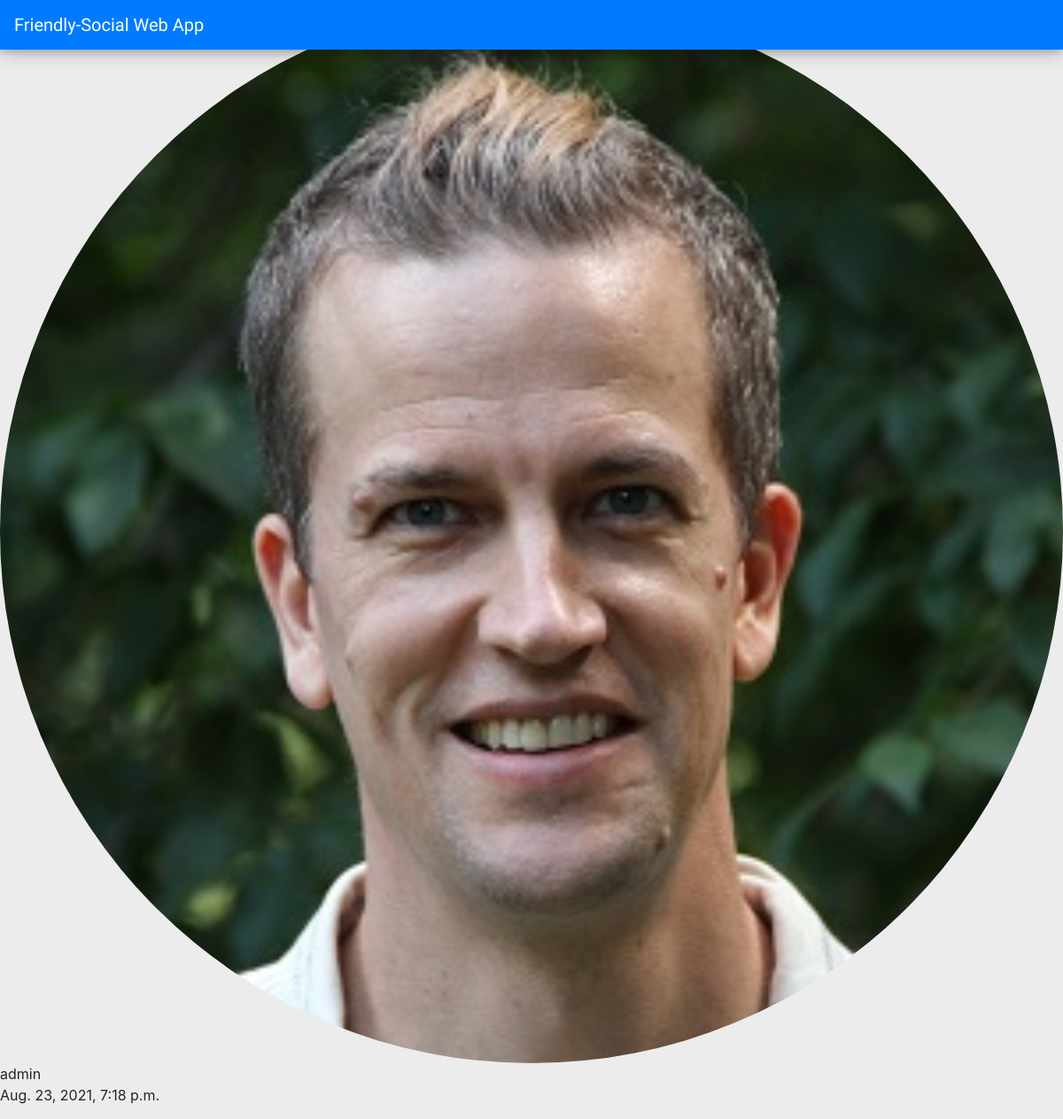
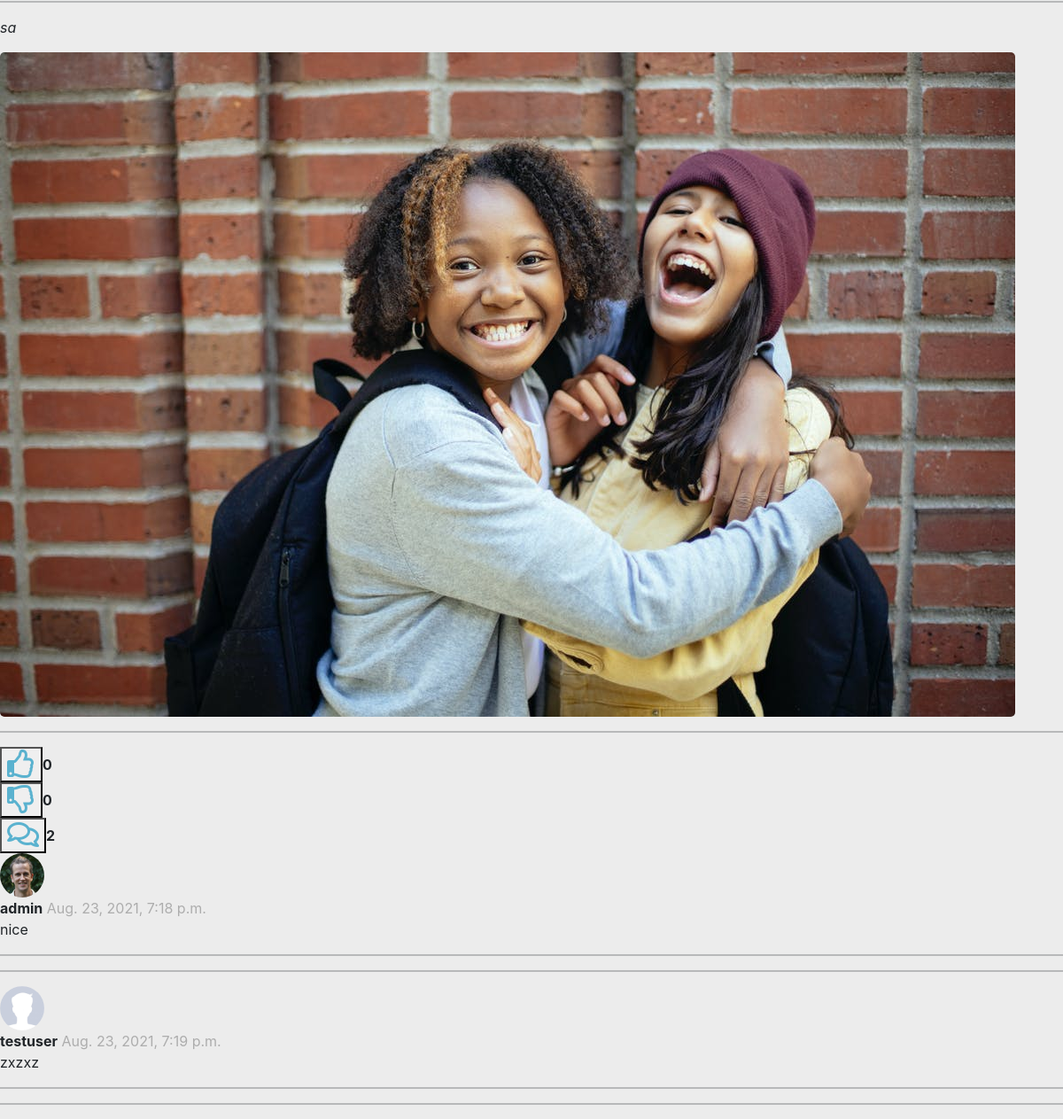
The app's page /home/295/post_detail with its own data (2 pictures, top to bottom).
### post/models.py (models this page shows, shortened)
class Post(models.Model):
    description = models.CharField(max_length=500, blank=True)
    image = models.ImageField(blank=True, null=True, upload_to = 'images/')
    created_date = models.DateTimeField(default=timezone.now)
    owner_of_post = models.ForeignKey(settings.AUTH_USER_MODEL, on_delete = models.CASCADE)
    likes = models.ManyToManyField(settings.AUTH_USER_MODEL, related_name="liked_by", blank=True)
    dislikes = models.ManyToManyField(settings.AUTH_USER_MODEL, related_name="disliked_by", blank=True)

class Comments(models.Model):
     post = models.ForeignKey(Post, on_delete=models.CASCADE)
     owner_of_comments = models.ForeignKey(settings.AUTH_USER_MODEL, on_delete=models.CASCADE)
     comment = models.CharField(max_length=1000)
     created_date = models.DateTimeField(default=timezone.now)

### profiles/models.py (models this page shows, shortened)
class User(AbstractUser):
    name = models.CharField(max_length=30, blank=True, null=True)
    surname = models.CharField(max_length=30, blank=True, null=True)
    birth_date = models.DateField(null=True, blank=True)
    email = models.EmailField()
    image = models.ImageField(blank=True, null=True, upload_to = 'profile_images')
    bio = models.TextField(max_length=1000, blank=True, null=True)
    friends = models.ManyToManyField(settings.AUTH_USER_MODEL, blank=True, related_name = 'my_friends')
    is_email_verified = models.BooleanField(default=False)
    def __str__(self):
        return self.username
    def get_profile_image(self):
        if not self.image:
            return static('images/default_image.jpg')
        return self.image.url

### post/views.py (the view, shortened to what this page needs)
# urls.py: path('<int:pk>/post_detail', CustomDetailView.as_view(), name='post_detail'),
class CustomDetailView(DetailView):
    template_name = 'post_detail.html'
    model = Post
    def get_context_data(self, **kwargs):
       context = super(CustomDetailView, self).get_context_data(**kwargs)
       context['commentform'] = CommentForm()
       return context

### templates/post_detail.html (shortened to what this page needs)
{% extends 'base.html' %}
{% load static %}
{% block content %}
<head>
    <link rel="stylesheet" href="{% static 'css/home_style.css' %}">
    <link
      rel="stylesheet"
      href="https://cdnjs.cloudflare.com/ajax/libs/font-awesome/5.15.2/css/all.min.css"
    />
</head>
  <body>
    <div class="main">
        <div class="main-center">
            <div class="main-center-elements">
                <a title="{{post.owner_of_post.username}} Profile" href="{% url 'profiles:profile' post.owner_of_post.pk %}"  style="text-decoration: none; color: inherit;">
                    <div class="main-center-elements-up">
                        <div class="up-left">
                            <div class="user-profile-photo">
                                <img src="{{post.owner_of_post.get_profile_image}}" style="width: 100%; height: 100%; border-radius: 50%;">
                            </div>
                        </div>
                        <div class="up-right">
                            <div class="user-name">
                                {{post.owner_of_post}}
                            </div>
                            <div class="user-posted-date">
                                {{post.created_date}}
                            </div>
                        </div>
                    </div>
                </a>
                <hr>
                <a title="Post Detail" href="{% url 'post:post_detail' post.id %}" id="link_to_detail"  style="text-decoration: none; color: inherit;">
                <div class="main-center-elements-md">
                    <div class="middle-right">
                        <p class="img-description" style="font-style:italic">{{post.description}}</p>
                            {% if post.image %}
                            <img src="{{post.image.url}}" style="border-radius: 5px;">
                            <hr>
                            {% else %}
                            <img style="border-radius: 5px;">
                            {% endif %}
                    </div>
                </div >
                </a>
                <div class="main-center-elements-bm">
                    <div class="interactions">
                        <div class="interactions-b">
                            <div >
                                    <form style="display: flex; align-items: center;" method="POST", action="{% url 'post:post_like' %}">
                                        <button title="Like" class="number-of-likes interactions-one" type="submit">  <i class="far fa-thumbs-up fa-2x" style="color: rgb(90, 178, 207);"></i></button>
                                        <div style="font-weight: bold;" > {{post.likes.all.count}} </div>
                                    </form >
                            </div>
                            <div >
                                <form style="display: flex; align-items: center;" method="POST", action="{% url 'post:post_dislike' %}">
                                    <button title="Comment" class="number-of-likes interactions-one" title="Dislike" type="submit" >  <i class="far fa-thumbs-down fa-2x" style="color: rgb(90, 178, 207);"></i></button>
                                    <div style="font-weight: bold;" > {{post.dislikes.all.count}} </div>
                                </form >
                            </div>
                            <div >
                                <div style="display: flex; align-items: center;" >
                                    <button id="comment_button" class="number-of-likes interactions-one" title="Comments" ><i class="far fa-comments fa-2x" style="color: rgb(90, 178, 207);"></i></button>
                                    <div style="font-weight: bold;" > {{post.comments_set.count}} </div>
                                </div >
                            </div>
                        </div >
                    </div><div id="user-comments">
                        {% for comment in post.comments_set.all %}
                        <div class="user-comment-elements">
                            <div class="user-comments-a">
                                <img src="{{comment.owner_of_comments.get_profile_image}}" style="width: 50px; height: 50px; border-radius: 50%;">
                            </div>
                            <div class="user-comments-b">
                                <div>
                                    <span style="font-weight: bold;">{{ comment.owner_of_comments }}</span>
                                    <span style="color: rgb(173, 173, 173);"">{{ comment.created_date }}</span>
                                </div>
                                <div style="word-wrap: break-word;">
                                    {{ comment.comment }}
                                </div>
                            </div>
                            <hr>
                        </div >
                        <hr>
                        {% empty %}
                        <p> <i>No Comments yet </i> </p>
                        {% endfor %}
                    </div >
                </div>
            </div >
        </div>
</div>
</body>
{% endblock %}

### static/css/base_style.css (style rules this page uses)
body { background-color: rgb(236, 236, 236) !important; }
a { text-decoration: none; color: inherit; }
a { text-decoration: none; }

### records on screen
Post: owner_of_post.get_profile_image (picture), owner_of_post "admin", created_date "Aug. 23, 2021, 7:18 p.m.", description "sa", image (picture), likes.all.count "0", dislikes.all.count "0", comments_set.count "2"
Comments: owner_of_comments.get_profile_image (picture), owner_of_comments "admin", created_date "Aug. 23, 2021, 7:18 p.m.", comment "nice"
Comments: shows a picture, owner_of_comments "testuser", created_date "Aug. 23, 2021, 7:19 p.m.", comment "zxzxz"
